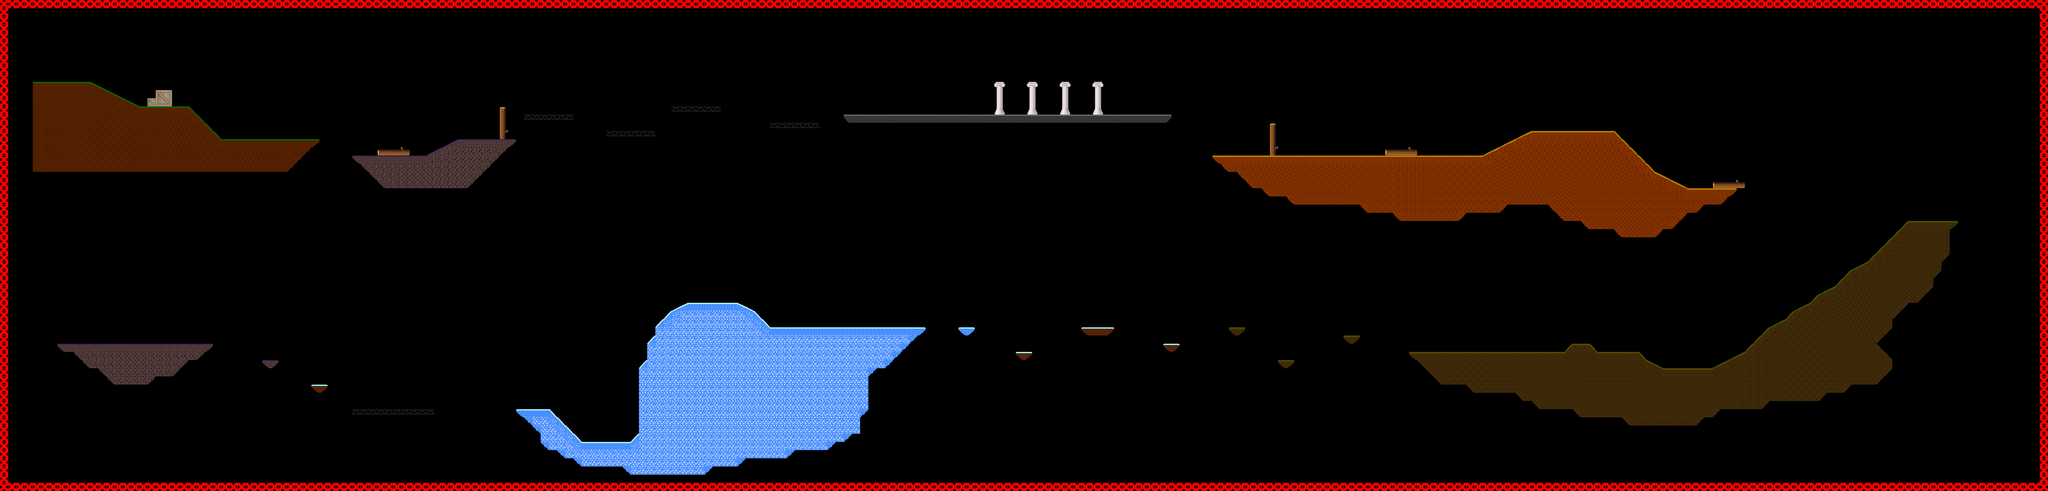

Below is a game level as drawn by its tile map, then a one-line description and the .tmx that defines it (tile-layer data replaced by summaries):
An orthogonal 250x60 tile map with 48x48 px tiles, 6 tile layers (dimension_2, dimension_1, background, foreground, ...), 2 tilesets and 122 objects.

<map version="1.2" tiledversion="1.2.2" orientation="orthogonal" renderorder="right-down" width="250" height="60" tilewidth="48" tileheight="48" infinite="0" nextlayerid="37" nextobjectid="152">
 <tileset firstgid="1" source="../../tilesets/special_blocks.tsx" />
 <tileset firstgid="101" source="../../tilesets/block48.tsx" />
 <layer id="35" name="dimension_2" width="250" height="60">
  <data>[15000 cells, 18 non-empty, 17 distinct tile ids]</data>
 </layer>
 <layer id="36" name="dimension_1" width="250" height="60">
  <data>[15000 cells, 6 non-empty, 2 distinct tile ids]</data>
 </layer>
 <layer id="22" name="background" width="250" height="60">
  <data>[15000 cells, 2081 non-empty, 76 distinct tile ids]</data>
 </layer>
 <layer id="31" name="foreground" width="250" height="60">
  <data>[15000 cells, 13 non-empty, 9 distinct tile ids]</data>
 </layer>
 <layer id="29" name="player" width="250" height="60">
  <data>[15000 cells, 12 non-empty, 10 distinct tile ids]</data>
 </layer>
 <layer id="28" name="border" width="250" height="60">
  <data>[15000 cells, 616 non-empty, 1 distinct tile ids]</data>
 </layer>
 <objectgroup id="30" name="hitboxes">
  <object id="17" x="192" y="479.5" width="337" height="531.5" />
  <object id="18" x="528.727" y="479.727">
   <polygon points="0,0 287.398,144.398 0.363636,144.273" />
  </object>
  <object id="19" x="1107" y="624.333">
   <polygon points="0,0 188.5,191.417 -2.5,191.167" />
  </object>
  <object id="21" x="1871.75" y="829">
   <polygon points="0,0 -192,0.75 -191.25,178.5" />
  </object>
  <object id="22" x="528.75" y="623.875" width="579.25" height="386.125" />
  <object id="23" x="1106.5" y="816" width="576.833" height="193.333" />
  <object id="24" x="1683.13" y="815.875" width="188.832" height="13.9076" />
  <object id="26" x="2064.75" y="912.5" width="513.25" height="17.5" />
  <object id="27" x="2684" y="815.75" width="339.333" height="18.25" />
  <object id="28" x="2065.27" y="926.182">
   <polygon points="0,0 190.477,177.318 190.727,-0.681818" />
  </object>
  <object id="29" x="2494.5" y="914.5">
   <polygon points="0,0 190.5,-98.5 192.5,0.5" />
  </object>
  <object id="30" x="3020.67" y="832.333">
   <polygon points="0,0 -284,272.667 -286.667,-2.33333" />
  </object>
  <object id="31" x="2255" y="914.667" width="484.333" height="188" />
  <object id="32" x="2683.27" y="832.727" width="66.9091" height="85.8182" />
  <object id="33" x="3072" y="671.75" width="288.25" height="32" />
  <object id="34" x="3552" y="768.5" width="287.5" height="31" />
  <object id="35" x="3935.33" y="624" width="289.333" height="30.6667" />
  <object id="36" x="4511.5" y="719.5" width="289" height="33" />
  <object id="37" x="4972.67" y="672" width="1860.67" height="47.3333" />
  <object id="38" x="6834" y="718.667">
   <polygon points="0,0 29.6667,-31.6667 -1.33333,-31.3333" />
  </object>
  <object id="40" x="6833.27" y="672.182" width="30.6364" height="15.1818" />
  <object id="41" x="4944.13" y="672.125" width="28.75" height="16.5" />
  <object id="42" x="4944.5" y="688.75">
   <polygon points="0,0 28.375,30 28.625,-0.5" />
  </object>
  <object id="43" x="7105" y="927">
   <polygon points="0,0 94.5,0 95,81" />
  </object>
  <object id="44" x="10173.7" y="1067.33">
   <polygon points="0,0 -1,-11.3333 7.33333,-11.3333 15.3333,0.666667" />
  </object>
  <object id="45" x="10176" y="1118.67">
   <polygon points="0,0 -95.6667,82.6667 -96,-14 -0.666667,-14.6667" />
  </object>
  <object id="46" x="7103.82" y="912.364" width="1586.18" height="21.6364" />
  <object id="47" x="7441.5" y="725.5" width="44" height="204.5" />
  <object id="48" x="8117.25" y="877.25" width="187.5" height="51.25" />
  <object id="49" x="8250.75" y="864.75" width="17" height="13" />
  <object id="50" x="8975.5" y="768" width="482" height="576" />
  <object id="52" x="8689.09" y="913.091">
   <polygon points="0,0 288,-145.273 287.242,-0.0909091" />
  </object>
  <object id="53" x="9457.48" y="768.087">
   <polygon points="0,0 237.188,238.913 0.0217391,235.413" />
  </object>
  <object id="54" x="9693.25" y="1006.25">
   <polygon points="0,0 196.205,98.2955 0.75,97.25" />
  </object>
  <object id="55" x="9888.67" y="1104" width="193.333" height="94.6667" />
  <object id="56" x="7198.5" y="933" width="1917.5" height="81" />
  <object id="57" x="9453.5" y="1343">
   <polygon points="0,0 46,47.5 247,48 290.5,2" />
  </object>
  <object id="58" x="9983.5" y="1202.5">
   <polygon points="0,0 -240.5,140.5 -238.5,-2.5" />
  </object>
  <object id="59" x="9455" y="1002" width="235" height="344" />
  <object id="60" x="9680.5" y="1104.73" width="209.682" height="98.7727" />
  <object id="61" x="8161" y="1248">
   <polygon points="0,0 42.3333,47.3333 386,48 434,0" />
  </object>
  <object id="62" x="8596.67" y="1248">
   <polygon points="0,0 190.667,1.33333 239.333,-47.3333 -2.66667,-47.3333" />
  </object>
  <object id="63" x="7969.5" y="1200.5">
   <polygon points="0,0 46.5,46.5 191,46.5 190,-3" />
  </object>
  <object id="64" x="7250" y="1011.33">
   <polygon points="0,0 332,188 329.333,-1.33333" />
  </object>
  <object id="65" x="7578.67" y="1008" width="1400" height="192" />
  <object id="66" x="8154" y="1196" width="446.667" height="54.6667" />
  <object id="68" x="11180.7" y="1295.82" width="290.909" height="14.7273" />
  <object id="69" x="11182" y="1296">
   <polygon points="0,0 -238.25,239.25 1,239.667" />
  </object>
  <object id="70" x="9690" y="1198.67" width="53.3333" height="146.667" />
  <object id="71" x="10943.8" y="1535.82">
   <polygon points="0,0 -96.3182,47.6818 -0.193182,48.3068" />
  </object>
  <object id="72" x="10847.6" y="1584">
   <polygon points="0,0 -95.2727,96 1.27273,95.8182" />
  </object>
  <object id="73" x="10752.9" y="1679.64">
   <polygon points="0,0 -97.8182,47.6364 0,47.4545" />
  </object>
  <object id="74" x="10655.8" y="1727.82">
   <polygon points="0,0 -47.8182,47.4545 0.909091,47.8182" />
  </object>
  <object id="75" x="10608.2" y="1775.64">
   <polygon points="0,0 -96,47.8182 0.363636,47.6364" />
  </object>
  <object id="76" x="10512" y="1823.09">
   <polygon points="0,0 -49.2727,47.4545 1.27273,48.9091" />
  </object>
  <object id="78" x="10462.8" y="1870.54">
   <polygon points="0,0 -95.8576,48.7283 0.858333,48.8306" />
  </object>
  <object id="79" x="10367.6" y="1919.02">
   <polygon points="0,0 -143.578,143.978 2.42222,143.978" />
  </object>
  <object id="80" x="10224.4" y="2063.25">
   <polygon points="0,0 -192.648,96.3864 1.29167,97.0833" />
  </object>
  <object id="81" x="9648.75" y="2112.38">
   <polygon points="0,0 -0.25,47.625 95.75,47.875" />
  </object>
  <object id="82" x="9648.5" y="2113">
   <polygon points="0,0 -46,-49 -45,-1" />
  </object>
  <object id="83" x="9315" y="2016.75">
   <polygon points="0,0 1.5,46 44.5,47.25" />
  </object>
  <object id="84" x="9168.73" y="2064">
   <polygon points="0,0 44.1818,-48.1818 43.8182,0" />
  </object>
  <object id="85" x="9743" y="2160" width="289.333" height="54" />
  <object id="86" x="9357.5" y="2064.25" width="245.5" height="69.0833" />
  <object id="87" x="9212.94" y="2016" width="102.063" height="49.25" />
  <object id="88" x="8256" y="2064" width="960.125" height="20.5" />
  <object id="89" x="7872" y="1967.82" width="96.3636" height="15.0909" />
  <object id="90" x="7874.91" y="1982.55">
   <polygon points="0,0 35.2727,32.9091 53.4545,33.8182 93.4545,0.363636" />
  </object>
  <object id="105" x="5184.55" y="2160.36">
   <polygon points="0,0 -0.523232,-240.319 239.58,-240.239 239.642,-225.989" />
  </object>
  <object id="106" x="4512.06" y="1920.13" width="672.688" height="240.125" />
  </objectgroup>
 <objectgroup id="33" name="hitboxes_1">
  <!-- 8 objects omitted --></objectgroup>
 <objectgroup id="34" name="hitboxes_2">
  <!-- 9 objects omitted --></objectgroup>
 <objectgroup id="32" name="barrier">
  <!-- 2 objects omitted --></objectgroup>
</map>
<!-- 52 of 122 objects omitted -->
